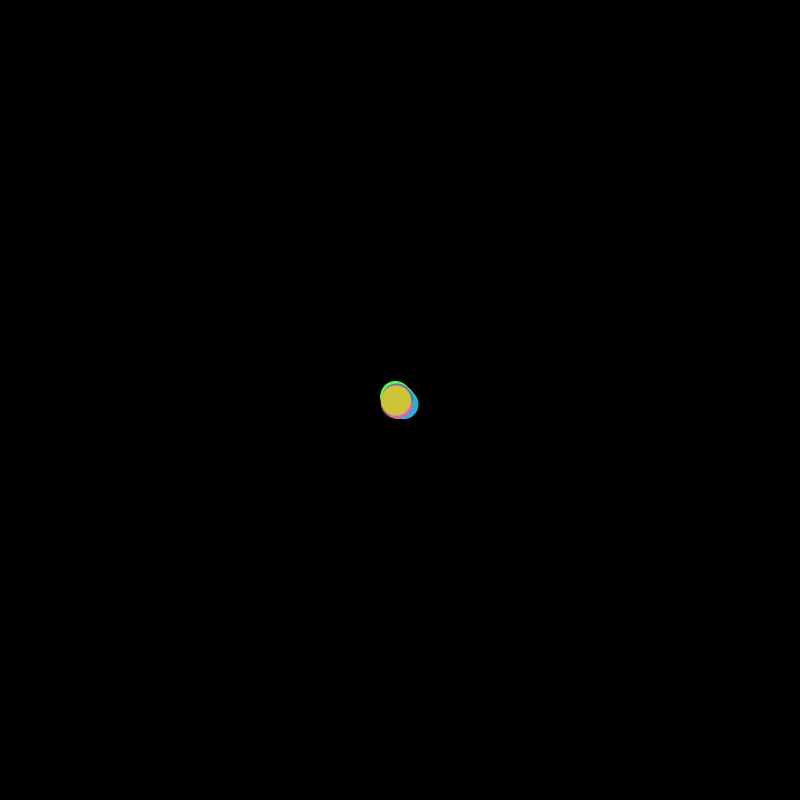
Frame 1 (no input)
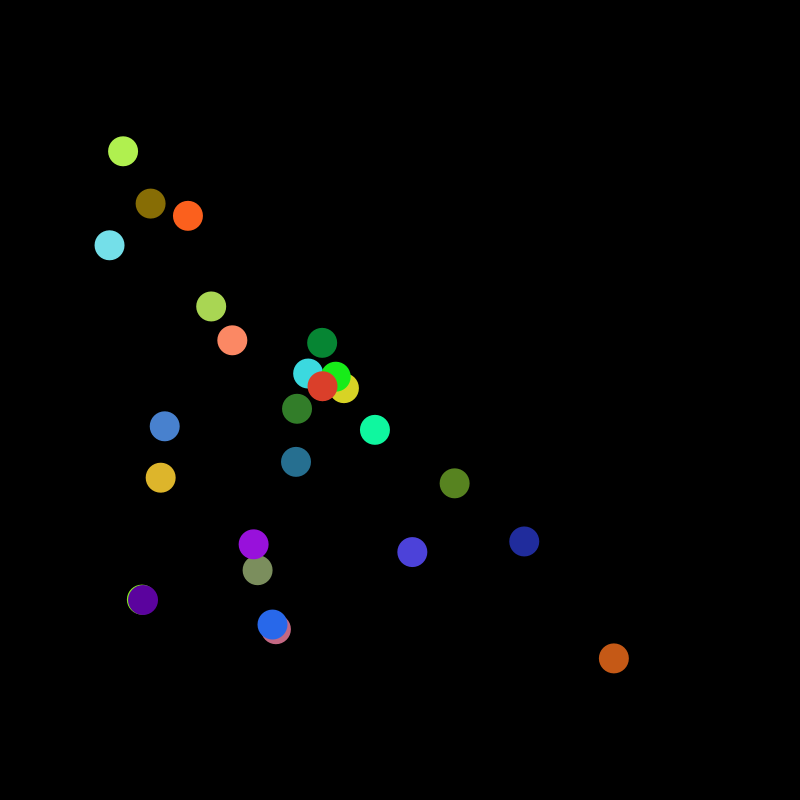
Frame 60 (the mouse pressed at the canvas centre just before this capture)
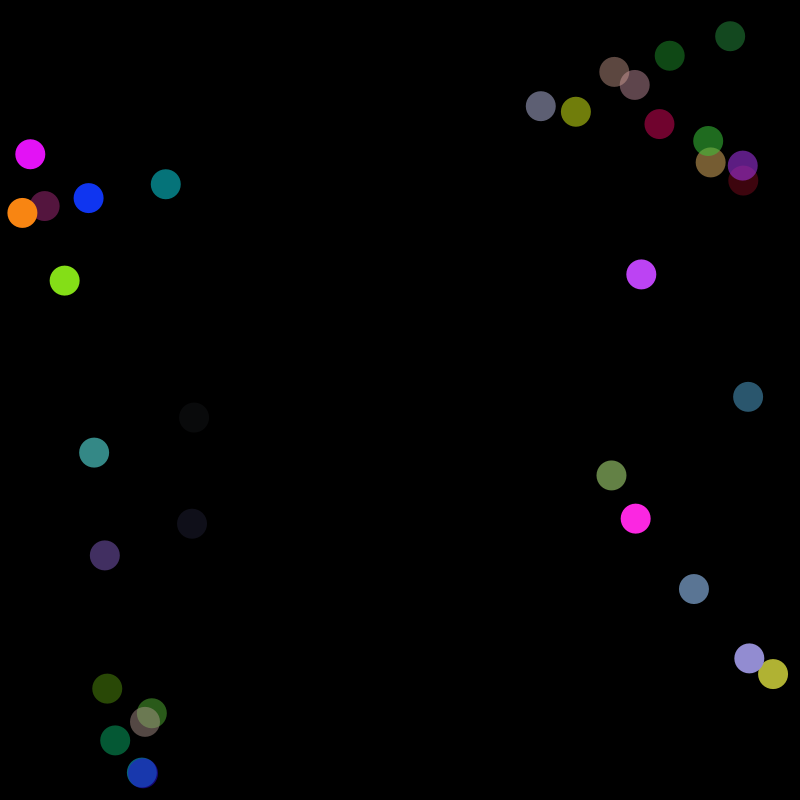
Frame 120 (the mouse held since frame 60 and released just before this capture)

The Processing sketch that drew these frames (run headless with seeded random() and noise(); from frame 60 on, the mouse is pressed at the canvas centre):

// Processing sketch: ball_arrays_classes
// ── ball_arrays_classes.pde
// Code 1 FA_18
// Bryan Ma

// Ball object

// this sketch shows how to create a basic class, called Ball.
// it instantiates a few of them and gives each instance of the object a unique name. 

// replace the 3 separate ball objects with an array of balls. 
// you can do this with something like:
//  Ball[] ballArray = new Ball[3];
// the next step in the setup() function is to loop through the array and instantiate
//  each one, calling the constructor for each step of the loop:
//  ballArray[i] = new Ball();
// finally in the draw() function, loop through the array again, and call the update() 
//  and display() methods of each one of the balls in the array. 

// if you are able to do all that, modify both the size of the ball array as well as
//  the ball class itself to experiment with the behavior and visuals. for example, 
//  you could control the color based on the mouse distance to each ball by using 
//  the dist() function and map().

int o;
int r;
int x = 50;
Ball[] ballArray = new Ball[x];


void setup() {
  size(800, 800);
  for(int i = 0; i<x; i++) {
    ballArray[i] = new Ball(); 
    }

}


void draw() {
  background(0);
  for(int i = 0; i<x; i++) {
  ballArray[i].update();
  ballArray[i].display();
  }


}

class Ball {
  float x, y;
  float dx, dy;
  float s;

  // this function is called a constructor. 
  // it is called when a new Ball object is created.
  Ball() { 
    x = width/2;
    y = height/2;
    dx = random(-5, 5);
    dy = random(-5, 5);
    s = 30;
  }

  void display() {
    
     float dist = dist(x, y, mouseX, mouseY);
     int o = int(map(dist, x, y, 0, 255));
     fill(random(255),random(255),random(255),o);
     noStroke();
    ellipse(x, y, s, s);
     
    
  }

  void update() {
    x += dx;
    y += dy;

    if (x > width - s/2 || x < s/2) {
      dx *= -1;
    }
    if (y > height - s/2 || y < s/2) {
      dy *= -1;
    }
  }
}
